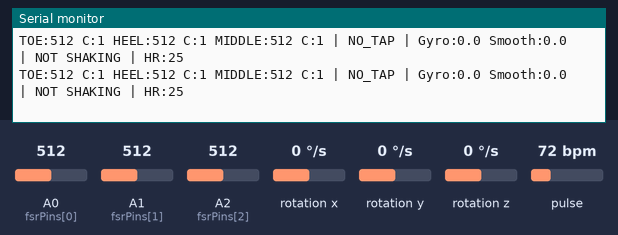
The sketch below on a simulated Arduino Uno, built with avr-gcc and run on an emulated ATmega328P. Parts: the last lines printed to the serial monitor. Wiring (inferred from the names in the program): MPU-6050 motion sensor at I2C address 0x68. The inputs (shaded band) are chosen by the test bench; at power-on: A0 (fsrPins[0]) = 512, A1 (fsrPins[1]) = 512, A2 (fsrPins[2]) = 512, rotation x 0 °/s, rotation y 0 °/s, rotation z 0 °/s, pulse 72 bpm.

Above: at 7.3 s.
7.4 s: A0 (fsrPins[0]) set to 106
At 7.46 s:
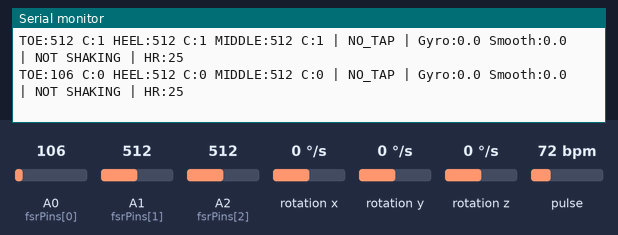
8.9 s: A0 (fsrPins[0]) set to 93
At 8.92 s:
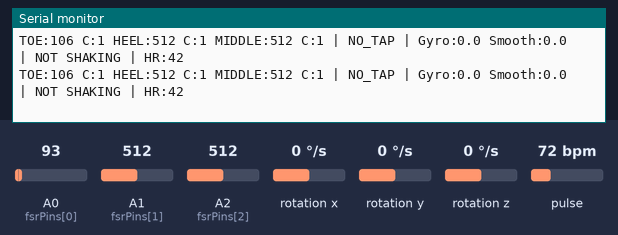
Timing chart, 0 to 11.9 s (numbered marks = the images above; inputs shaded):
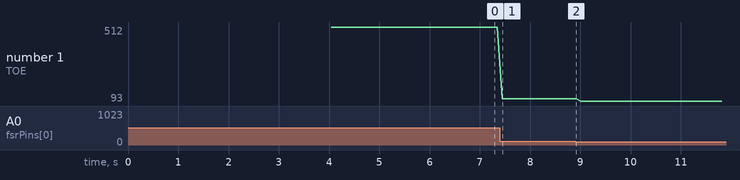

The sketch:

PrototypeCode.ino
```cpp
#include <Wire.h>
#include "MAX30105.h"
#include "heartRate.h"


MAX30105 particleSensor;

// =======================
// FSR SETUP
// =======================
const int fsrPins[3] = {A0, A1, A2};
const char* fsrNames[3] = {"TOE", "HEEL", "MIDDLE"};

const int threshold = 70;
const int releaseThreshold = 40;
const unsigned long minPulseGap = 40;
const unsigned long maxPulseGap = 700;
const unsigned long tapWindow = 3000;
const int minTapCount = 4;

bool sensorPressed[3] = {false, false, false};
unsigned long lastTapTime[3] = {0, 0, 0};
unsigned long tapStartTime[3] = {0, 0, 0};
int tapCount[3] = {0, 0, 0};
bool tapDetected[3] = {false, false, false};

// =======================
// MPU6050 SETUP
// =======================
const int MPU_ADDR = 0x68;

int16_t gyroX_raw, gyroY_raw, gyroZ_raw;

float gyroX_offset = 0;
float gyroY_offset = 0;
float gyroZ_offset = 0;

float gyroX, gyroY, gyroZ;
float gyroMag = 0;
float smoothGyroMag = 0;

const float alpha = 0.2;
const float shakeOnThreshold = 70.0;
const float shakeOffThreshold = 40.0;
const unsigned long shakeOnTime = 300;
const unsigned long shakeOffTime = 500;

bool shaking = false;
unsigned long aboveThresholdStart = 0;
unsigned long belowThresholdStart = 0;

// =======================
// HEART RATE SETUP
// =======================
const byte RATE_SIZE = 8;
byte rates[RATE_SIZE];
byte rateSpot = 0;
long lastBeat = 0;
float beatsPerMinute = 0;
int beatAvg = 0;
bool hrReady = false;

// =======================
// SETUP
// =======================
void setup() {
  Serial.begin(9600);
  Wire.begin();

  wakeMPU();
  setGyroRange();

  Serial.println("Keep MPU still for calibration...");
  calibrateGyro();
  Serial.println("Calibration done.");
  Serial.println("Combined FSR tap + MPU shake detection started...");

  if (particleSensor.begin(Wire, I2C_SPEED_FAST)) {
    particleSensor.setup(0x1F, 4, 2, 400, 411, 4096);
    hrReady = true;
    Serial.println("MAX30102 ready");
  } else {
    Serial.println("MAX30102 not found - skipping HR");
  }
}

// =======================
// LOOP
// =======================
void loop() {
  unsigned long now = millis();

  if (hrReady) updateHeartRate();

  updateFSRTaps(now);
  updateShakeDetection(now);
  printCombinedStatus();

  delay(20);
}

// =======================
// FSR TAP DETECTION
// =======================
void updateFSRTaps(unsigned long now) {
  for (int i = 0; i < 3; i++) {
    int value = analogRead(fsrPins[i]);

    if (!sensorPressed[i] && value > threshold) {
      sensorPressed[i] = true;
      unsigned long gap = now - lastTapTime[i];

      if (lastTapTime[i] == 0) {
        tapStartTime[i] = now;
        tapCount[i] = 1;
      } else if (gap >= minPulseGap && gap <= maxPulseGap) {
        tapCount[i]++;
      } else {
        tapStartTime[i] = now;
        tapCount[i] = 1;
        tapDetected[i] = false;
      }
      lastTapTime[i] = now;
    }

    if (sensorPressed[i] && value < releaseThreshold) {
      sensorPressed[i] = false;
    }

    if (tapCount[i] >= minTapCount && tapStartTime[i] != 0 && (now - tapStartTime[i] >= tapWindow)) {
      tapDetected[i] = true;
    }

    if (lastTapTime[i] != 0 && (now - lastTapTime[i] > maxPulseGap)) {
      tapCount[i] = 0;
      tapStartTime[i] = 0;
      tapDetected[i] = false;
      sensorPressed[i] = false;
    }
  }
}

// =======================
// HEART RATE DETECTION
// =======================
void updateHeartRate() {
  long irValue = particleSensor.getIR();

  if (irValue < 50000) {
    beatAvg = 0;
    lastBeat = 0;
    for (byte x = 0; x < RATE_SIZE; x++) rates[x] = 0;
    rateSpot = 0;
    return;
  }

  if (checkForBeat(irValue) == true) {
    long delta = millis() - lastBeat;
    lastBeat = millis();

    beatsPerMinute = 60000.0 / delta;

    if (beatsPerMinute > 50 && beatsPerMinute < 150) {
      rates[rateSpot++ % RATE_SIZE] = (byte)beatsPerMinute;
      beatAvg = 0;
      for (byte x = 0; x < RATE_SIZE; x++) beatAvg += rates[x];
      beatAvg /= RATE_SIZE;
    }
  }
}

// =======================
// SHAKE DETECTION
// =======================
void updateShakeDetection(unsigned long now) {
  readGyro();

  gyroX = (gyroX_raw - gyroX_offset) / 131.0;
  gyroY = (gyroY_raw - gyroY_offset) / 131.0;
  gyroZ = (gyroZ_raw - gyroZ_offset) / 131.0;

  gyroMag = sqrt(gyroX * gyroX + gyroY * gyroY + gyroZ * gyroZ);
  smoothGyroMag = alpha * gyroMag + (1.0 - alpha) * smoothGyroMag;

  if (!shaking) {
    if (smoothGyroMag > shakeOnThreshold) {
      if (aboveThresholdStart == 0) aboveThresholdStart = now;
      if (now - aboveThresholdStart >= shakeOnTime) {
        shaking = true;
        belowThresholdStart = 0;
      }
    } else {
      aboveThresholdStart = 0;
    }
  } else {
    if (smoothGyroMag < shakeOffThreshold) {
      if (belowThresholdStart == 0) belowThresholdStart = now;
      if (now - belowThresholdStart >= shakeOffTime) {
        shaking = false;
        aboveThresholdStart = 0;
      }
    } else {
      belowThresholdStart = 0;
    }
  }
}

// =======================
// SERIAL OUTPUT
// =======================
void printCombinedStatus() {
  for (int i = 0; i < 3; i++) {
    int value = analogRead(fsrPins[i]);
    Serial.print(fsrNames[i]);
    Serial.print(":");
    Serial.print(value);
    Serial.print(" C:");
    Serial.print(tapCount[i]);
    Serial.print(" ");
  }

  Serial.print("| ");

  bool anyTap = false;
  for (int i = 0; i < 3; i++) {
    if (tapDetected[i]) {
      Serial.print(fsrNames[i]);
      Serial.print("_TAP ");
      anyTap = true;
    }
  }
  if (!anyTap) Serial.print("NO_TAP ");

  Serial.print("| Gyro:");
  Serial.print(gyroMag, 1);
  Serial.print(" Smooth:");
  Serial.print(smoothGyroMag, 1);
  Serial.print(" | ");

  if (shaking) {
    Serial.print("SHAKING");
  } else {
    Serial.print("NOT SHAKING");
  }

  Serial.print(" | HR:");
  Serial.print(beatAvg);
  Serial.println();
}

// =======================
// MPU6050 HELPERS
// =======================
void wakeMPU() {
  Wire.beginTransmission(MPU_ADDR);
  Wire.write(0x6B);
  Wire.write(0);
  Wire.endTransmission(true);
}

void setGyroRange() {
  Wire.beginTransmission(MPU_ADDR);
  Wire.write(0x1B);
  Wire.write(0x00);
  Wire.endTransmission(true);
}

void readGyro() {
  Wire.beginTransmission(MPU_ADDR);
  Wire.write(0x43);
  Wire.endTransmission(false);
  Wire.requestFrom(MPU_ADDR, 6, true);
  gyroX_raw = Wire.read() << 8 | Wire.read();
  gyroY_raw = Wire.read() << 8 | Wire.read();
  gyroZ_raw = Wire.read() << 8 | Wire.read();
}

void calibrateGyro() {
  const int samples = 1000;
  long gx = 0, gy = 0, gz = 0;
  for (int i = 0; i < samples; i++) {
    readGyro();
    gx += gyroX_raw;
    gy += gyroY_raw;
    gz += gyroZ_raw;
    delay(3);
  }
  gyroX_offset = gx / (float)samples;
  gyroY_offset = gy / (float)samples;
  gyroZ_offset = gz / (float)samples;
}
```

Measured:
- after the input at 7.4 s, the serial monitor: prints a new line after 0.05 s (image 1)
- plotted number 1: 512 → 106 after the input at 7.4 s, 106 → 93 after the input at 8.9 s
